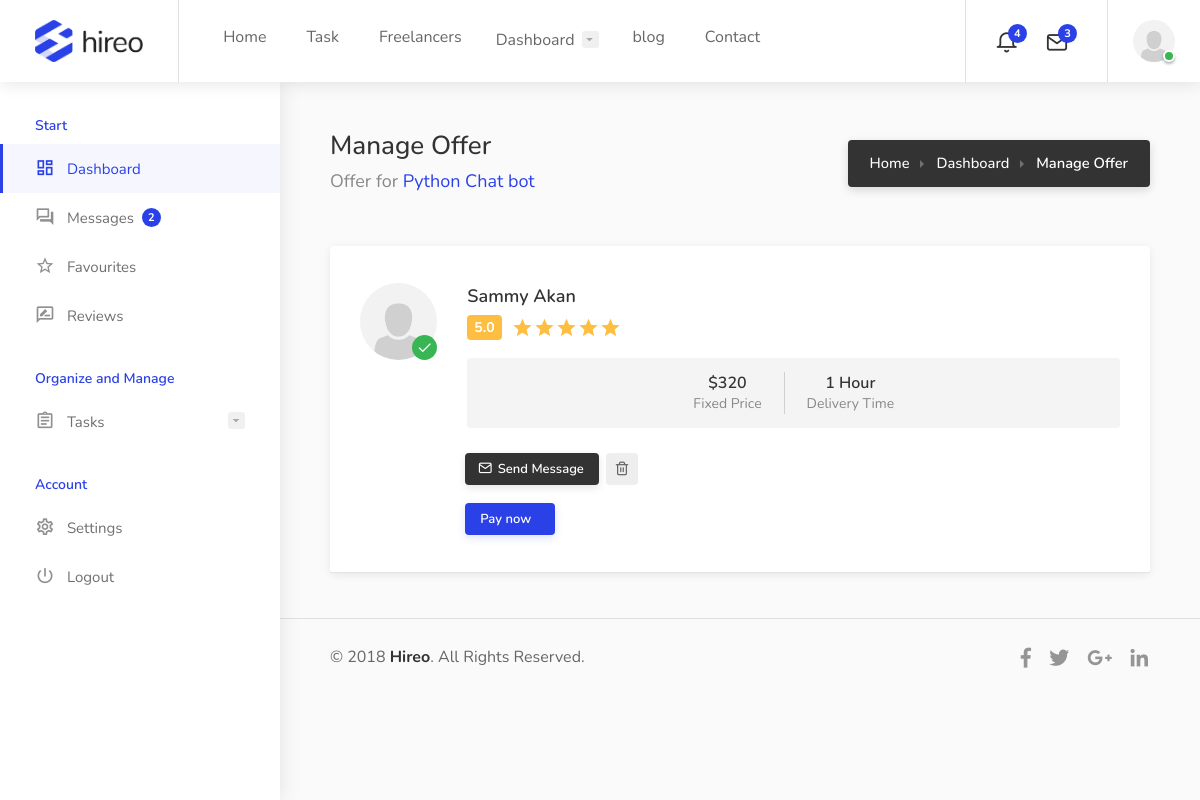
Page /manage_offer/4 (signed in) on the earlier database version.
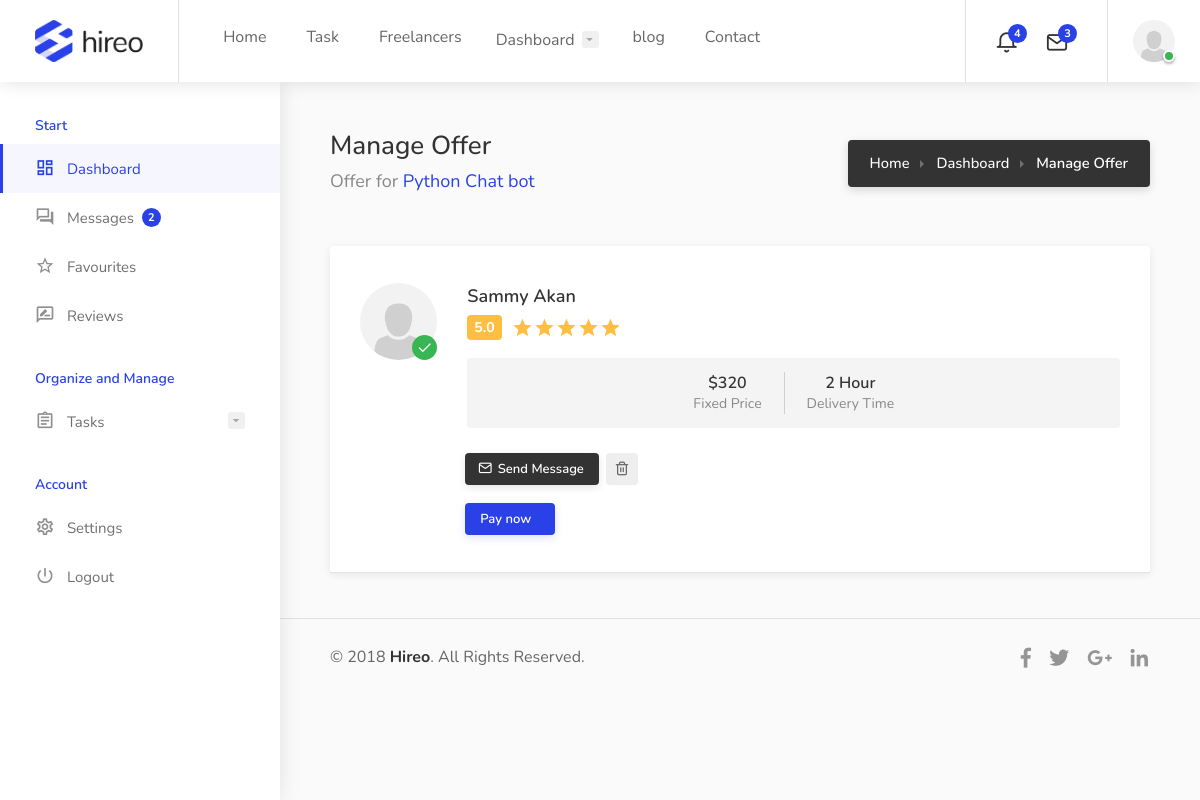
Same page on the later database version.
### job/models.py (models this page shows, shortened)
class Bid(models.Model):
    job = models.ForeignKey(Job, on_delete=models.CASCADE)
    user = models.ForeignKey(User, on_delete=models.CASCADE)
    Amount = models.IntegerField(default=1000)
    stripe_payment_intent = models.CharField(max_length=200, default="completed")
    has_paid = models.BooleanField( default=False,verbose_name='Payment Status')
    time = models.IntegerField(default=1)
    denom = models.ForeignKey(denom, on_delete=models.DO_NOTHING)
    status = models.BooleanField(default=False)

class Job(models.Model):
    author = models.ForeignKey(User, on_delete=models.CASCADE)
    title = models.CharField(max_length=200)
    job_type = models.ForeignKey(Type, on_delete=models.DO_NOTHING)
    job_category = models.ForeignKey(Category, on_delete=models.DO_NOTHING)
    cost = models.IntegerField(default=100)
    skill = models.ManyToManyField(Skill, blank=True)
    date_created = models.DateTimeField(default=timezone.now)
    description = models.CharField(max_length=10000)
    favourite = models.ManyToManyField(User, related_name='fav_task', blank=True)

class denom(models.Model):
    title = models.CharField(max_length=100)
    def __str__(self):
        return self.title

### user/models.py (models this page shows, shortened)
class Profile(models.Model):
    user = models.OneToOneField(User, on_delete=models.CASCADE)
    image = models.ImageField(default = 'default.png', upload_to='profile_pics')
    tagline = models.CharField(max_length=200,  default='Enter your tagline here')
    bio = models.CharField(max_length=1000, default='Enter your bio here')
    favourite = models.ManyToManyField(User, related_name='favorited_by', blank=True)

### user/views.py (the view)
# urls.py: path('manage_offer/<int:id>', manage_offer, name='manage_offer'),
@login_required
def manage_offer(request, id):
    bid = Bid.objects.get(id=id)
    context = {
        'bid':bid,
        "STRIPE_PUBLIC_KEY": settings.STRIPE_PUBLIC_KEY
    }
    return render(request, 'user/manage_offer.html', context)

### user/templates/user/manage_offer.html (shortened to what this page needs)
{% extends 'user/dashboard.html' %}
{% block content %}
<div class="dashboard-headline">
  <h3>Manage Offer</h3>
  <span class="margin-top-7">Offer for <a href="#">{{ bid.job.title }}</a></span>
  <nav id="breadcrumbs" class="dark">
    <ul>
      <li><a href="#">Home</a></li>
      <li><a href="#">Dashboard</a></li>
      <li>Manage Offer</li>
    </ul>
  </nav>
</div>
<div class="row">
  <div class="col-xl-12">
    <div class="dashboard-box margin-top-0">
      <div class="content">
        <ul class="dashboard-box-list">
          <li>
            <div class="freelancer-overview manage-candidates">
              <div class="freelancer-overview-inner">
                <div class="freelancer-avatar">
                  <div class="verified-badge"></div>
                  <a href="#"
                    ><img src="{{ bid.user.profile.image.url }}" alt=""/></a>
                </div>
                <div class="freelancer-name">
                  <h4>
                    <a href="#"
                      >{{ bid.user.first_name}} {{ bid.user.last_name}}
                    </a>
                  </h4>
                  <div class="freelancer-rating">
                    <div class="star-rating" data-rating="5.0"></div>
                  </div>
                  <ul class="dashboard-task-info bid-info">
                    <li>
                      <strong>${{ bid.Amount }}</strong><span>Fixed Price</span>
                    </li>
                    <li>
                      <strong>{{ bid.time}} {{ bid.denom}} </strong
                      ><span>Delivery Time</span>
                    </li>
                  </ul>
                  <div class="buttons-to-right always-visible margin-top-25 margin-bottom-0" >
                    <a
                      href="#small-dialog-2"
                      class="popup-with-zoom-anim button dark ripple-effect"
                      > Send Message</a
                    >
                    <a
                      href="#"
                      class="button gray ripple-effect ico"
                      title="Remove Bid"
                      data-tippy-placement="top"
                      ></a>
                    <div class="ml-10">
                      <button
                      class="margin-top-10 button button-sliding-icon"
                      type="submit"
                      id="checkout-button">Pay now
                      </button>
                    </div>
                  </div>
                </div>
              </div>
            </div>
          </li>
          </div>
      </div>
    </div>
  </div>
</div>
{% endblock content %}

Differences in the rows shown:
changed Bid "Python Chat bot": time "1" → "2"
